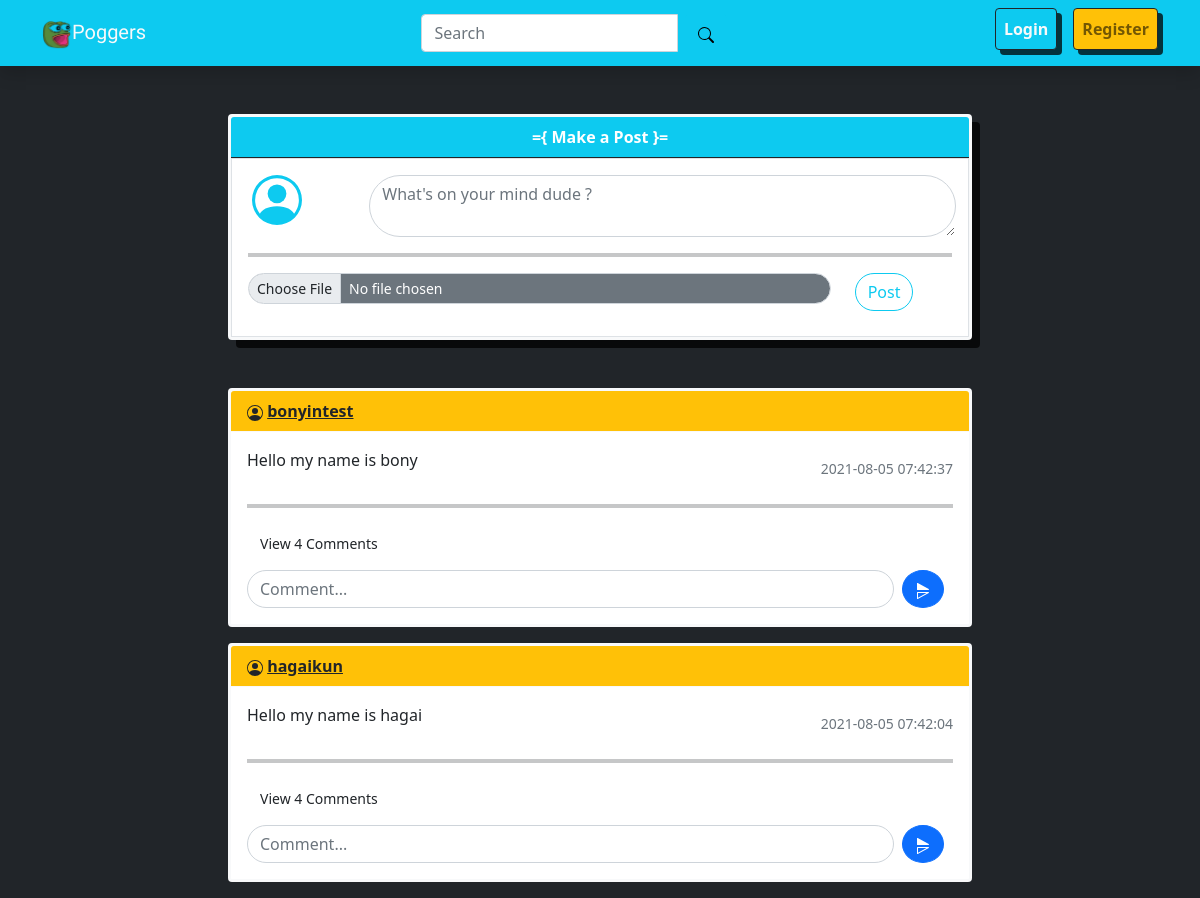
Page /home on the earlier database version.
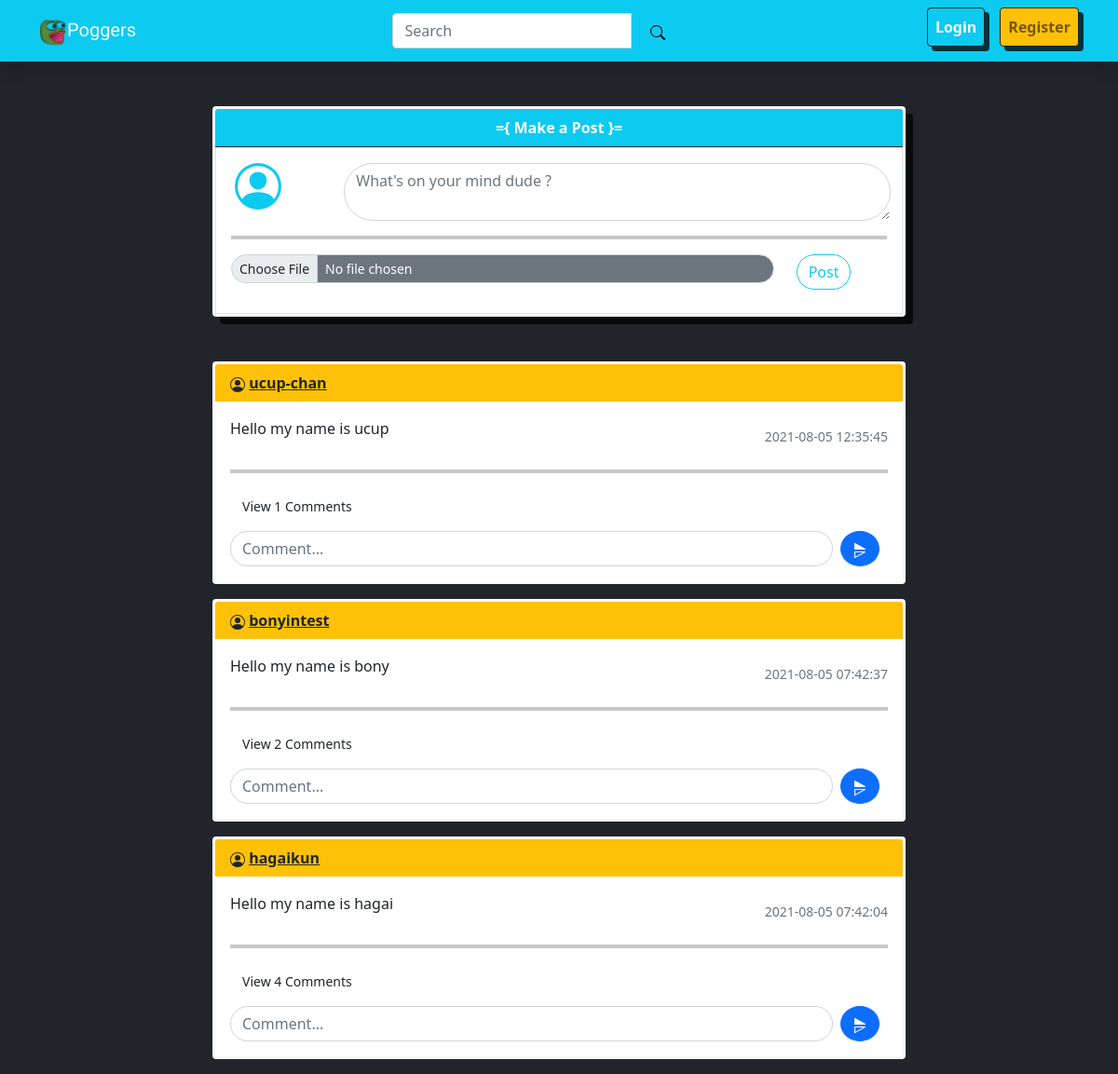
Same page on the later database version.
### website/models.py (models this page shows)
class Posts(db.Model):
    id = db.Column(db.Integer, primary_key=True)
    post = db.Column(db.Text, nullable=False)
    author = db.Column(db.Integer, db.ForeignKey('user.id', ondelete="CASCADE"), nullable=False)
    date_created = db.Column(db.DateTime(timezone=True), default=func.now())
    comments = db.relationship('Comments', backref='posts', passive_deletes=True)

class User(db.Model, UserMixin):
    id = db.Column(db.Integer, primary_key=True)
    email =db.Column(db.String(150), unique = True)
    name = db.Column(db.String(150), unique=True)
    password = db.Column(db.String(150))
    date_created = db.Column(db.DateTime(timezone=True), default=func.now())
    posts = db.relationship('Posts', backref='user', passive_deletes=True)
    comments = db.relationship('Comments', backref='user', passive_deletes=True)

### website/views.py (the view)
@views.route("/")
@views.route("/home")
def home():
    posts = Posts.query.order_by(Posts.date_created.desc())
    return render_template("home.html", user = current_user, posts = posts)

### website/templates/home.html (shortened to what this page needs)
{% extends "base.html" %} {% block title %}Poggers - Home{% endblock %} {% block content %}
<div class="d-flex justify-content-center">
  <div class="col-sm-8">
    <div class="card rounded-start border border-3 border-light card-post mb-5">
      <div class="card-header bg-info border-dark text-center text-white"><strong>={ Make a Post }=</strong></div>
      <div class="card-body border">
        <form method="POST" action="/create-post">
          <div class="d-flex justify-content-between align-item-center">
            <div class="col-sm-2 ms-1">
            </div>
            <div class="col-sm-10">
              <textarea class="form-control rounded-pill" placeholder="What's on your mind dude ?" id="post" name="post" rows="2" required></textarea>
            </div>
          </div>
          <hr class="border border-2 border-dark" />
          <div class="row">
            <div class="col-sm-10 mb-2">
              <input class="form-control form-control-sm mb-2 rounded-pill bg-secondary text-white" id="formFileSm" type="file" />
            </div>
            <div class="col-sm-2"><button type="submit" class="btn btn-outline-info rounded-pill">Post</button></div>
          </div>
        </form>
      </div>
    </div>
    {% for post in posts %}
    <div class="card rounded-start border border-3 border-light mb-3">
      <div class="card-header bg-warning border-light text-left text-white d-flex justify-content-between">
        <div class="d-flex align-items-center">
          <strong
            >
            <a href="/posts/{{post.user.name}}" class="text-dark">{{post.user.name}}</a></strong
          >
        </div>
      </div>
      <div class="card-body">
        <div class="d-flex justify-content-between">
          <p class="card-text">{{post.post}}</p>
          <div class="d-flex align-items-center">
            <small class="text-muted"> {{post.date_created}}</small>
          </div>
        </div>
        <hr class="border border-2 border-dark" />
        {% if post.comments| length > 0 %}
        <a data-bs-toggle="collapse" href="#comments-{{post.id}}" class="btn btn-transparent">
          <small>View {{post.comments|length}} Comments</small>
        </a>
        {% endif %}
        <form method="POST" action="/create-comment/{{post.id}}" class="d-flex justify-content-between align-item-center">
          <div class="col-sm-11">
            <input type="text" class="form-control rounded-pill mt-2" id="text" name="text" placeholder="Comment..." />
          </div>
          <div class="col-sm-1">
            <button type="submit" class="btn btn-primary rounded-circle ms-2 mt-2">
            </button>
          </div>
        </form>
      </div>
    </div>
    {% endfor %}
  </div>
</div>
{% endblock %}

### website/templates/base.html (shortened to what this page needs)
<!DOCTYPE html>
<html lang="en">
  <head>
    <link href="https://cdn.jsdelivr.net/npm/bootstrap@5.0.2/dist/css/bootstrap.min.css" rel="stylesheet" />
    <link rel="stylesheet" type="text/css" href="{{ url_for('static',filename='css/style.css') }}" />
  </head>
  <body class="bg-dark">
    <nav class="navbar navbar-expand-lg navbar-light bg-info shadow">
      <div class="container">
        <div class="d-flex justify-content-start">
          <a class="navbar-brand text-light app-name" href="/"> <img src="{{ url_for('static',filename='img/logo.png') }}" alt="" width="30" height="30" class="d-inline-block align-text-top" />Poggers</a>
        </div>
        <div class="d-flex justify-content-center">
          <form class="d-flex">
            <div class="input-group">
              <input class="form-control me-2" type="search" placeholder="Search" aria-label="Search" />
              <span class="input-group-btn">
                <button class="btn btn-info" type="submit">
                </button>
              </span>
            </div>
          </form>
        </div>
        <div class="d-flex justify-content-end">
          <div class="collapse navbar-collapse" id="navbarNav">
            {% if user.is_authenticated %}
            <div class="btn-group">
              <button type="button" class="btn btn-info text-light dropdown-toggle" data-bs-toggle="dropdown" aria-expanded="false">
                <svg xmlns="http://www.w3.org/2000/svg" width="16" height="16" fill="currentColor" class="bi bi-person" viewBox="0 0 16 16">
                  <path d="M8 8a3 3 0 1 0 0-6 3 3 0 0 0 0 6zm2-3a2 2 0 1 1-4 0 2 2 0 0 1 4 0zm4 8c0 1-1 1-1 1H3s-1 0-1-1 1-4 6-4 6 3 6 4zm-1-.004c-.001-.246-.154-.986-.832-1.664C11.516 10.68 10.289 10 8 10c-2.29 0-3.516.68-4.168 1.332-.678.678-.83 1.418-.832 1.664h10z" />
                </svg>
                {{user.name}}
              </button>
              <ul class="dropdown-menu">
                <li>
                  <a class="dropdown-item" href="/posts/{{user.name}}">
                    <svg xmlns="http://www.w3.org/2000/svg" width="16" height="16" fill="currentColor" class="bi bi-file-post" viewBox="0 0 16 16">
                      <path d="M4 3.5a.5.5 0 0 1 .5-.5h5a.5.5 0 0 1 0 1h-5a.5.5 0 0 1-.5-.5zm0 2a.5.5 0 0 1 .5-.5h7a.5.5 0 0 1 .5.5v8a.5.5 0 0 1-.5.5h-7a.5.5 0 0 1-.5-.5v-8z" />
                      <path d="M2 2a2 2 0 0 1 2-2h8a2 2 0 0 1 2 2v12a2 2 0 0 1-2 2H4a2 2 0 0 1-2-2V2zm10-1H4a1 1 0 0 0-1 1v12a1 1 0 0 0 1 1h8a1 1 0 0 0 1-1V2a1 1 0 0 0-1-1z" />
                    </svg>
                    My Posts</a
                  >
                </li>
                <li>
                  <a class="dropdown-item" href="/logout">
                    <svg xmlns="http://www.w3.org/2000/svg" width="16" height="16" fill="currentColor" class="bi bi-box-arrow-in-right" viewBox="0 0 16 16">
                      <path fill-rule="evenodd" d="M6 3.5a.5.5 0 0 1 .5-.5h8a.5.5 0 0 1 .5.5v9a.5.5 0 0 1-.5.5h-8a.5.5 0 0 1-.5-.5v-2a.5.5 0 0 0-1 0v2A1.5 1.5 0 0 0 6.5 14h8a1.5 1.5 0 0 0 1.5-1.5v-9A1.5 1.5 0 0 0 14.5 2h-8A1.5 1.5 0 0 0 5 3.5v2a.5.5 0 0 0 1 0v-2z" />
                      <path fill-rule="evenodd" d="M11.854 8.354a.5.5 0 0 0 0-.708l-3-3a.5.5 0 1 0-.708.708L10.293 7.5H1.5a.5.5 0 0 0 0 1h8.793l-2.147 2.146a.5.5 0 0 0 .708.708l3-3z" />
                    </svg>
                    Logout</a
                  >
                </li>
              </ul>
            </div>
            {% else %}
            <ul class="navbar-nav ms-auto">
              <li class="nav-item me-2 ms-2">
                <a class="nav-link btn btn-info text-light border border-dark auth-button mb-2" href="/login"><strong>Login</strong></a>
              </li>
              <li class="nav-item ms-2">
                <a class="nav-link btn btn-warning border border-dark auth-button mb-2" href="/register"><strong>Register</strong></a>
              </li>
            </ul>
            {% endif %}
          </div>
        </div>
      </div>
    </nav>
    <div class="container mt-5">{% block content %}{% endblock %}</div>
  </body>
</html>

### website/static/css/style.css (style rules this page uses)
.app-name, .my-post { font-family: "Sigmar One", cursive; }
.auth-button { -webkit-box-shadow: 5px 5px 0px 0px rgba(0, 0, 0, 0.75); -moz-box-shadow: 5px 5px 0px 0px rgba(0, 0, 0, 0.75); box-shadow: 5px 5px 0px 0px rgba(0, 0, 0, 0.75); }
.card-post { -webkit-box-shadow: 8px 8px 0px 0px rgba(0, 0, 0, 0.75); -moz-box-shadow: 8px 8px 0px 0px rgba(0, 0, 0, 0.75); box-shadow: 8px 8px 0px 0px rgba(0, 0, 0, 0.75); }

Differences in the rows shown:
added Posts: user.name "ucup-chan", post "Hello my name is ucup", date_created "2021-08-05 12:35:45", comments|length "1"
computed for Posts "Hello my name is bony": comments|length "4" → "2"
